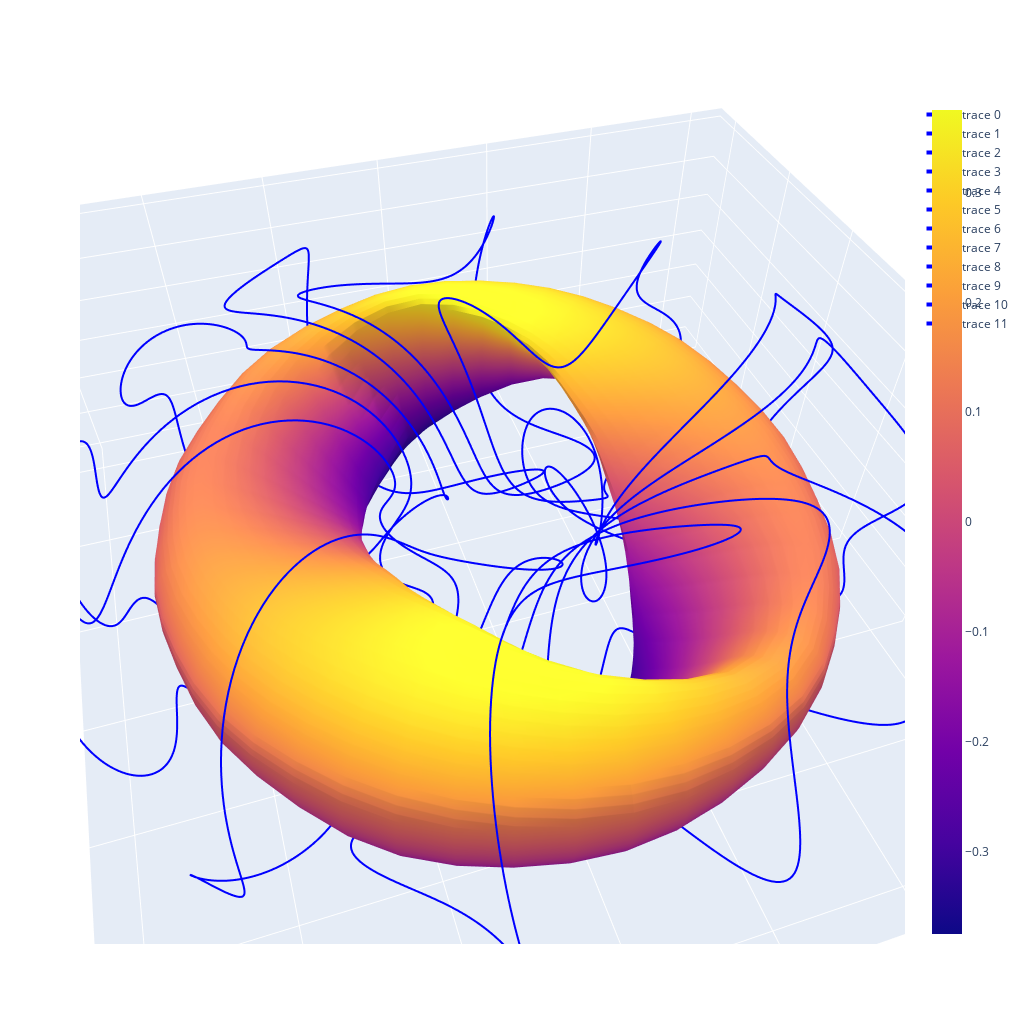

Notebook cell for this chart:
### Code cell
#fig = plot(coils + [s] + [cws], engine="plotly", close=True, show=False)
fig = plot(coils + [s] , engine="plotly", close=True, show=False)
fig.update_layout(
    autosize=False,
    width=1024,
    height=1024,)
fig.show()

### Figure 1 — Plotly figure (JSON) as saved in the notebook; plotly's stock layout.template omitted (floating-point values rounded to 4 significant figures; data arrays with more than 128 entries replaced by an {"elided": "..."} marker saying what was removed)
{"data": [{"line": {"color": "blue", "width": 4}, "mode": "lines", "type": "scatter3d", "x": {"elided": "301 float values"}, "y": {"elided": "301 float values"}, "z": {"elided": "301 float values"}}, {"line": {"color": "blue", "width": 4}, "mode": "lines", "type": "scatter3d", "x": {"elided": "301 float values"}, "y": {"elided": "301 float values"}, "z": {"elided": "301 float values"}}, {"line": {"color": "blue", "width": 4}, "mode": "lines", "type": "scatter3d", "x": {"elided": "301 float values"}, "y": {"elided": "301 float values"}, "z": {"elided": "301 float values"}}, {"line": {"color": "blue", "width": 4}, "mode": "lines", "type": "scatter3d", "x": {"elided": "301 float values"}, "y": {"elided": "301 float values"}, "z": {"elided": "301 float values"}}, {"line": {"color": "blue", "width": 4}, "mode": "lines", "type": "scatter3d", "x": {"elided": "301 float values"}, "y": {"elided": "301 float values"}, "z": {"elided": "301 float values"}}, {"line": {"color": "blue", "width": 4}, "mode": "lines", "type": "scatter3d", "x": {"elided": "301 float values"}, "y": {"elided": "301 float values"}, "z": {"elided": "301 float values"}}, {"line": {"color": "blue", "width": 4}, "mode": "lines", "type": "scatter3d", "x": {"elided": "301 float values"}, "y": {"elided": "301 float values"}, "z": {"elided": "301 float values"}}, {"line": {"color": "blue", "width": 4}, "mode": "lines", "type": "scatter3d", "x": {"elided": "301 float values"}, "y": {"elided": "301 float values"}, "z": {"elided": "301 float values"}}, {"line": {"color": "blue", "width": 4}, "mode": "lines", "type": "scatter3d", "x": {"elided": "301 float values"}, "y": {"elided": "301 float values"}, "z": {"elided": "301 float values"}}, {"line": {"color": "blue", "width": 4}, "mode": "lines", "type": "scatter3d", "x": {"elided": "301 float values"}, "y": {"elided": "301 float values"}, "z": {"elided": "301 float values"}}, {"line": {"color": "blue", "width": 4}, "mode": "lines", "type": "scatter3d", "x": {"elided": "301 float values"}, "y": {"elided": "301 float values"}, "z": {"elided": "301 float values"}}, {"line": {"color": "blue", "width": 4}, "mode": "lines", "type": "scatter3d", "x": {"elided": "301 float values"}, "y": {"elided": "301 float values"}, "z": {"elided": "301 float values"}}, {"type": "surface", "x": {"elided": "49x49 float values"}, "y": {"elided": "49x49 float values"}, "z": {"elided": "49x49 float values"}}], "layout": {"autosize": false, "height": 1024, "scene": {"aspectmode": "data", "aspectratio": {"x": 1.368, "y": 1.378, "z": 0.5306}, "camera": {"center": {"x": 0, "y": 0, "z": 0}, "eye": {"x": 1.041, "y": -0.3339, "z": 1.151}, "projection": {"type": "perspective"}, "up": {"x": 0, "y": 0, "z": 1}}}, "width": 1024}}
